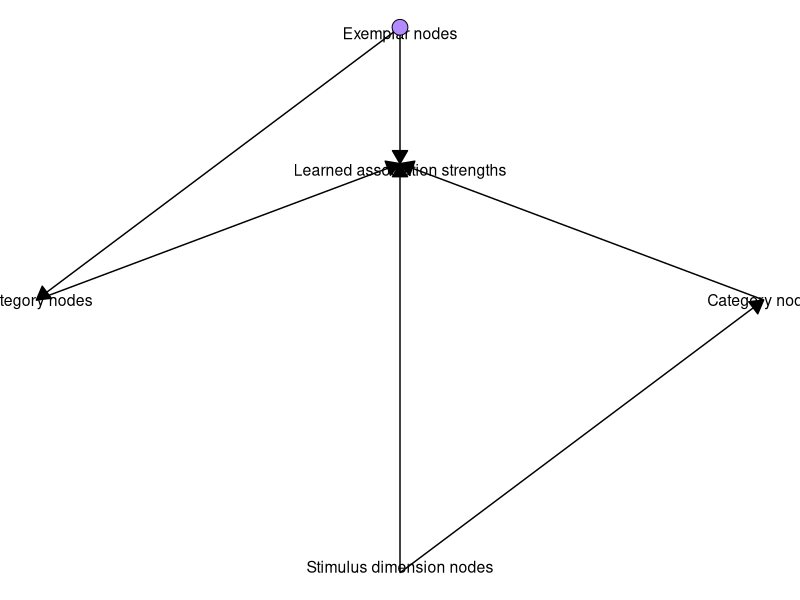
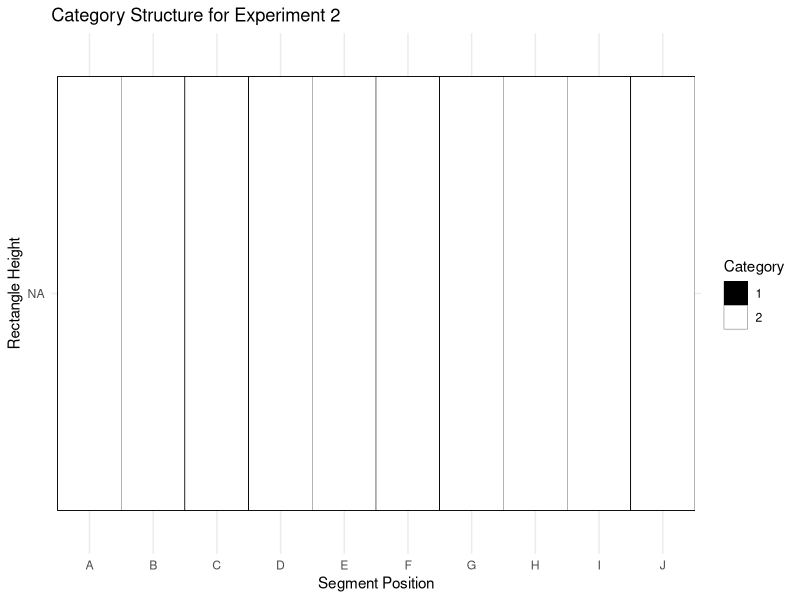

R code for these plots, in order:
## ---- chunk 1


library(ggplot2)
library(tidyverse)

# Data for category, exemplar, and stimulus dimension nodes
df_nodes <- tibble(
  x = c(0, 1, 0.5, 0.5, 0.5),
  y = c(1, 1, 2, 0, 1.5),
  label = c("Category nodes", "Category nodes", "Exemplar nodes", 
            "Stimulus dimension nodes", "Learned association strengths"),
  type = c("category", "category", "exemplar", "stimulus", "association"),
  fill = c(NA, NA, "blue", NA, NA)  # Gradient fill for exemplar node
)

# Data for arrows
df_arrows <- tibble(
  x_start = c(0, 1, 0.5, 0.5, 0.5, 0.5),
  y_start = c(1, 1, 2, 0, 2, 0),
  x_end = c(0.5, 0.5, 0.5, 0.5, 0, 1),
  y_end = c(1.5, 1.5, 1.5, 1.5, 1, 1)
)

# Create the base plot
p <- ggplot() +
  geom_segment(data = df_arrows, 
               aes(x = x_start, y = y_start, xend = x_end, yend = y_end),
               arrow = arrow(type = "closed", length = unit(0.15, "inches"))) +
  geom_text(data = df_nodes, 
            aes(x = x, y = y, label = label), 
            vjust = "inward", size = 4) +
  theme_void() +
  theme(legend.position = "none")

# Modify the exemplar node in df_nodes with a numeric value for activation level
df_nodes$activation <- ifelse(df_nodes$type == "exemplar", 0.8, NA)  # Example value 0.8

# Updated code segment
p + geom_point(data = df_nodes %>% filter(type == "exemplar"), 
               aes(x = x, y = y, fill = activation), 
               shape = 21, size = 5, color = "black") +
    scale_fill_gradient(low = "white", high = "blue", na.value = NA)



## ---- chunk 2

library(ggplot2)
library(tidyr)

# Define the matrix size
n_rows <- 8
n_cols <- 10

# Create an empty matrix
category_matrix <- matrix(NA, n_rows, n_cols)

# Fill the matrix based on the figure
# 1 for rule training instances and 2 for exceptions
category_matrix[1:4, 1:2] <- 1
category_matrix[5:8, 1:2] <- 2
category_matrix[1:2, 3:10] <- 2
category_matrix[3:4, 3:10] <- 1
category_matrix[5:6, 3:10] <- 1
category_matrix[7:8, 3:10] <- 2

# Convert the matrix to a tidy data frame for plotting
category_df <- as.data.frame(as.table(category_matrix))

# Plot
ggplot(category_df, aes(x=Var2, y=-Var1)) +
  geom_tile(aes(fill=factor(category_matrix)), color="black") +
  scale_fill_manual(values=c("black", "white")) +
  theme_minimal() +
  labs(fill="Category", 
       title="Category Structure for Experiment 2",
       x="Segment Position", 
       y="Rectangle Height")


